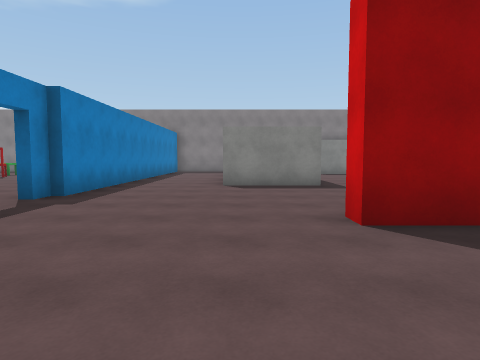
[1] (above)

18 first-person views from a walk through a Unity game level. The camera is 1.4 m above the floor, tilts 4° down and sees 75° across. Doors are open. The floor is counted in squares, 2 m on a side. Each view is taken from the middle of a square. On the plan, view 1 faces up. The plan holds only what a view shows up to about 10 squares ahead; the rest is blank. The player character is not drawn. Surface patterns are stand-ins for the level's own textures.

[2]
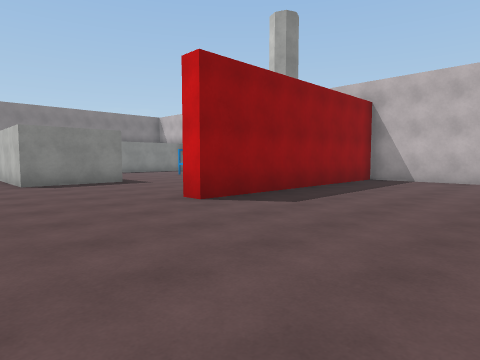

[3]
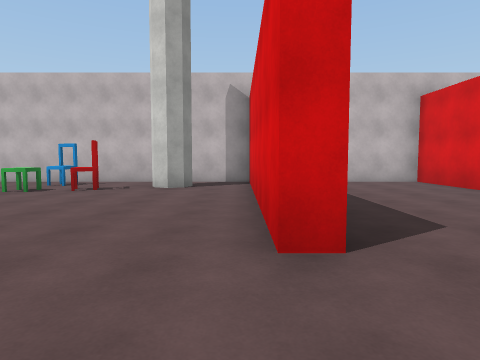

[4]
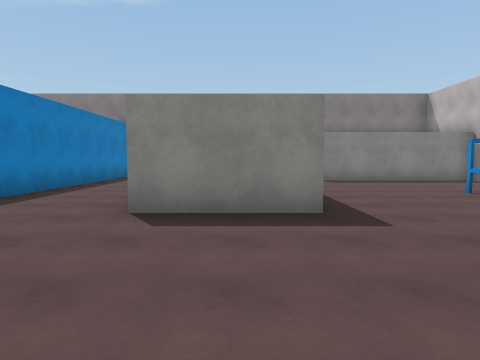

[5]
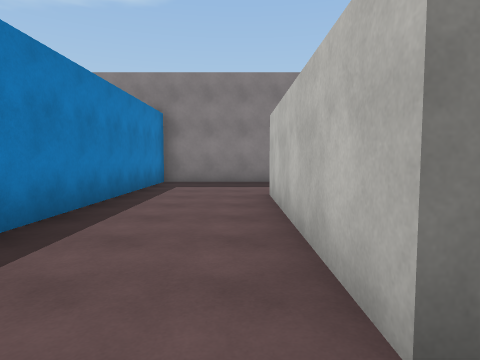

[6]
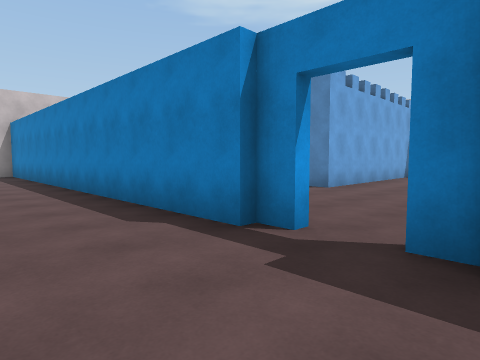

[7]
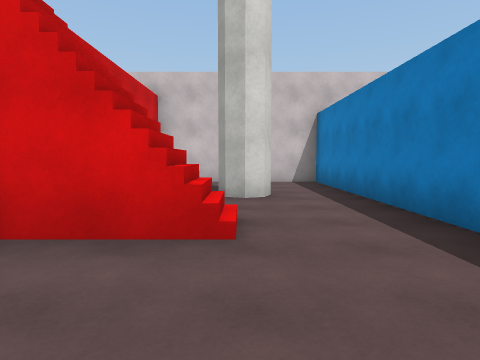

[8]
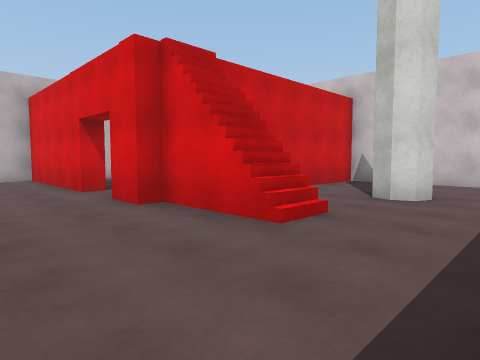

[9]
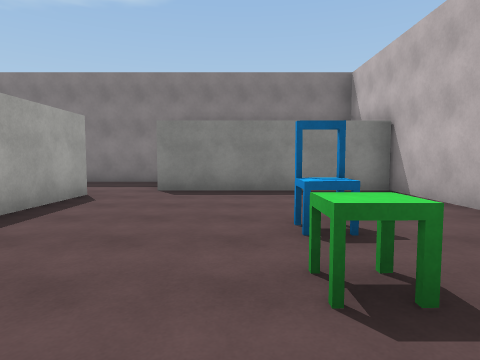

[10]
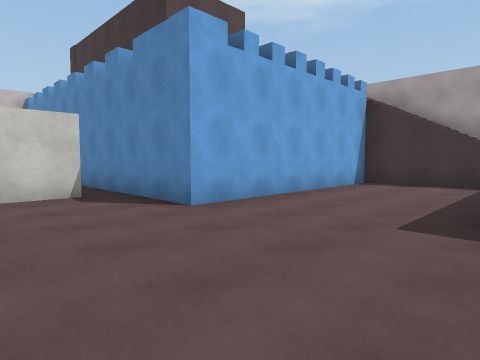

[11]
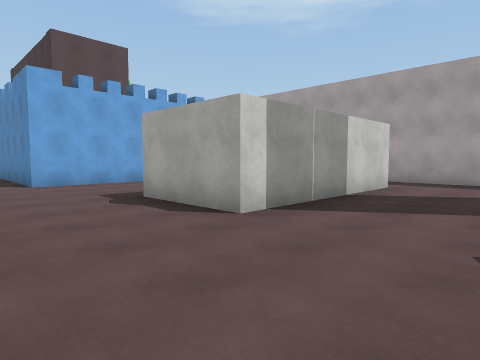

[12]
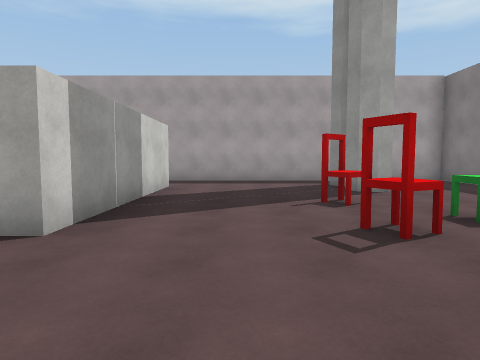

[13]
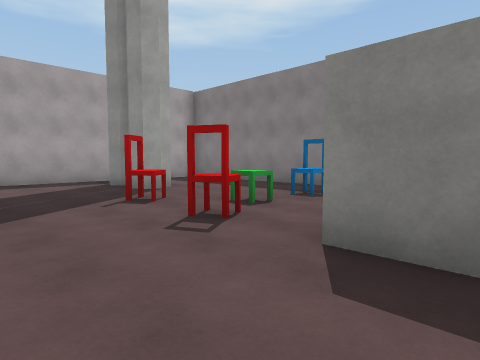

[14]
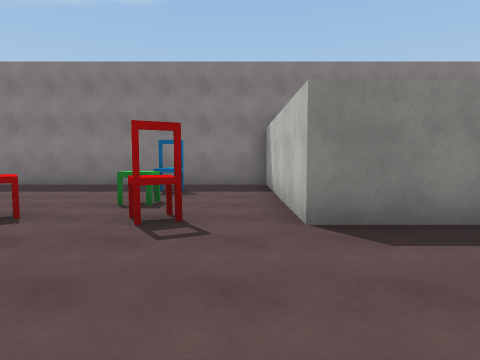

[15]
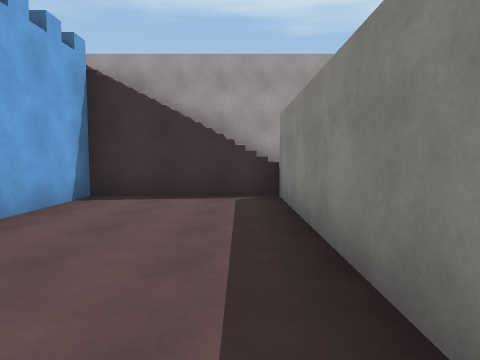

[16]
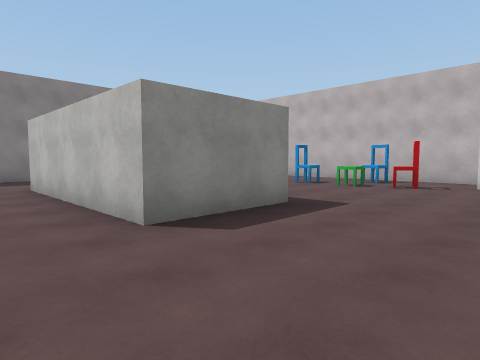

[17]
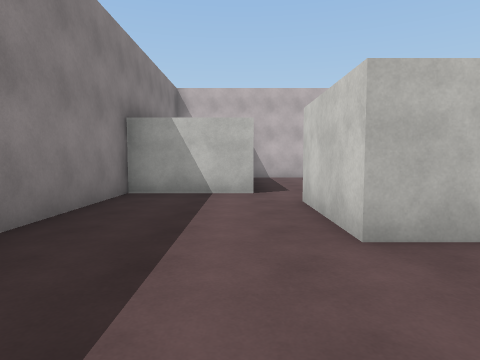

[18]
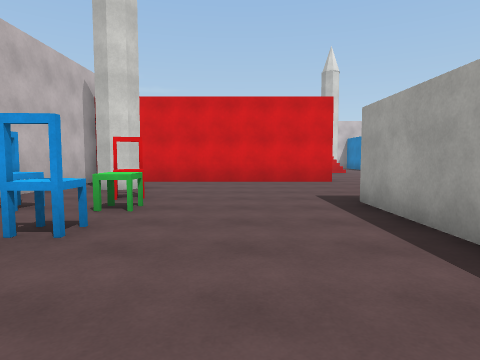

### Floor plan
Key: @ floor where view 1 was taken; # wall or solid block; . floor; / step, stairs or slope; D open door; = window, fence, low wall or low ledge; ^ raised ledge.
Columns run from 16 left of view 1 to 9 right of it. Each row starts with its distance up from view 1.
 17 ##########  #########
 16 #........#  #.......#
 15 # .....#.#  #.......#
 14 # .......#  #.......######
 13 #.##.....#  #...###......#
 12 #....#.=.####...###......#
 11 #.......... #...###......#
 10 #.......... #...###...^..#
  9 #.......... #...###....#.#
  8 #..#####... #...###......#
  7 #  #####....#.........#..#
  6 # /#####....#..........#.#
  5 # /.........D............#
  4 #//.........#............#
  3 #//.........#.....########
  2 #//######...#............#
  1 ^       #.. #............#
  0         #####...@........#
 -1         #   #...../......#
 -2         #   #..///#.######
 -3         #   #...
 -4             #....
 -5             #..#..
 -6             #.....
 -7             #.....
 -8             #.....#
 -9             #######

Positions as (right, up) in squares from view 1, and headings:
1: (0, 0), facing up
2: (-2, -1), facing up-right
3: (-1, 4), facing right
4: (1, 4), facing up
5: (-1, 7), facing up
6: (-1, 6), facing down-left
7: (-1, 1), facing down
8: (-3, 1), facing down-right
9: (5, 7), facing up
10: (-5, 6), facing down-left
11: (-6, 11), facing down-left
12: (-6, 10), facing left
13: (-6, 9), facing up-left
14: (-8, 8), facing up
15: (-8, 5), facing left
16: (-2, 5), facing up-right
17: (-3, 14), facing right
18: (4, 13), facing down
